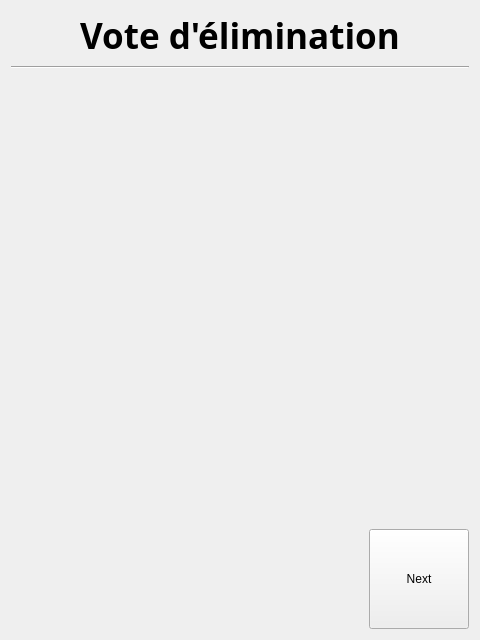
<?xml version="1.0" encoding="UTF-8"?>
<ui version="4.0">
 <class>VotingPhaseTarget</class>
 <widget class="QWidget" name="VotingPhaseTarget">
  <property name="geometry">
   <rect>
    <x>0</x>
    <y>0</y>
    <width>480</width>
    <height>640</height>
   </rect>
  </property>
  <property name="windowTitle">
   <string>Form</string>
  </property>
  <property name="styleSheet"><string notr="true"/>
  </property>
  <layout class="QGridLayout" name="gridLayout">
   <item row="0" column="0">
    <layout class="QVBoxLayout" name="verticalLayout_2">
     <item alignment="Qt::AlignHCenter">
      <widget class="QLabel" name="label">
       <property name="sizePolicy">
        <sizepolicy hsizetype="Fixed" vsizetype="Fixed">
         <horstretch>0</horstretch>
         <verstretch>0</verstretch>
        </sizepolicy>
       </property>
       <property name="font">
        <font>
         <family>Yu Gothic UI Semibold</family>
         <pointsize>26</pointsize>
         <weight>75</weight>
         <bold>true</bold>
        </font>
       </property>
       <property name="text">
        <string>Vote d'élimination</string>
       </property>
       <property name="alignment">
        <set>Qt::AlignCenter</set>
       </property>
      </widget>
     </item>
     <item>
      <layout class="QVBoxLayout" name="verticalLayout">
       <item>
        <widget class="Line" name="line">
         <property name="font">
          <font>
           <family>Yu Gothic UI Semilight</family>
           <pointsize>18</pointsize>
          </font>
         </property>
         <property name="orientation">
          <enum>Qt::Horizontal</enum>
         </property>
        </widget>
       </item>
       <item>
        <spacer name="verticalSpacer">
         <property name="orientation">
          <enum>Qt::Vertical</enum>
         </property>
         <property name="sizeHint" stdset="0">
          <size>
           <width>20</width>
           <height>40</height>
          </size>
         </property>
        </spacer>
       </item>
       <item alignment="Qt::AlignRight">
        <widget class="QPushButton" name="nextButton">
         <property name="sizePolicy">
          <sizepolicy hsizetype="Fixed" vsizetype="Fixed">
           <horstretch>0</horstretch>
           <verstretch>0</verstretch>
          </sizepolicy>
         </property>
         <property name="minimumSize">
          <size>
           <width>100</width>
           <height>100</height>
          </size>
         </property>
         <property name="text">
          <string>Next</string>
         </property>
        </widget>
       </item>
      </layout>
     </item>
    </layout>
   </item>
  </layout>
 </widget>
 <resources/>
 <connections/>
</ui>
